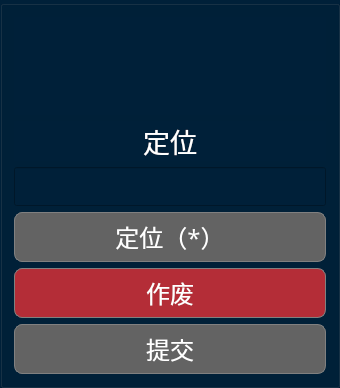
       <widget class="QGroupBox" name="groupBox_5">
        <property name="minimumSize">
         <size>
          <width>340</width>
          <height>363</height>
         </size>
        </property>
        <property name="styleSheet">
         <string notr="true">background-color: rgb(0, 32, 57);</string>
        </property>
        <property name="title">
         <string/>
        </property>
        <layout class="QVBoxLayout" name="verticalLayout_4">
         <item>
          <widget class="QLabel" name="label_locate">
           <property name="font">
            <font>
             <pointsize>32</pointsize>
             <weight>75</weight>
             <bold>true</bold>
            </font>
           </property>
           <property name="styleSheet">
            <string notr="true">color: rgb(255, 255, 255);</string>
           </property>
           <property name="text">
            <string>&lt;html&gt;&lt;head/&gt;&lt;body&gt;&lt;p&gt;&lt;br/&gt;&lt;/p&gt;&lt;/body&gt;&lt;/html&gt;</string>
           </property>
           <property name="alignment">
            <set>Qt::AlignCenter</set>
           </property>
          </widget>
         </item>
         <item>
          <widget class="QLabel" name="label">
           <property name="font">
            <font>
             <pointsize>20</pointsize>
            </font>
           </property>
           <property name="layoutDirection">
            <enum>Qt::LeftToRight</enum>
           </property>
           <property name="styleSheet">
            <string notr="true">color: rgb(255, 255, 255);</string>
           </property>
           <property name="text">
            <string>定位</string>
           </property>
           <property name="alignment">
            <set>Qt::AlignHCenter|Qt::AlignTop</set>
           </property>
           <property name="textInteractionFlags">
            <set>Qt::LinksAccessibleByMouse</set>
           </property>
          </widget>
         </item>
         <item>
          <widget class="QLineEdit" name="lineEdit_2">
           <property name="enabled">
            <bool>true</bool>
           </property>
           <property name="font">
            <font>
             <pointsize>20</pointsize>
            </font>
           </property>
           <property name="styleSheet">
            <string notr="true">color: rgb(255, 255, 255);</string>
           </property>
           <property name="text">
            <string/>
           </property>
           <property name="alignment">
            <set>Qt::AlignCenter</set>
           </property>
          </widget>
         </item>
         <item>
          <widget class="QPushButton" name="button_locate">
           <property name="enabled">
            <bool>false</bool>
           </property>
           <property name="minimumSize">
            <size>
             <width>0</width>
             <height>50</height>
            </size>
           </property>
           <property name="font">
            <font>
             <family>方正粗黑宋简体</family>
             <pointsize>18</pointsize>
            </font>
           </property>
           <property name="styleSheet">
            <string notr="true">QPushButton{color: rgb(255, 255, 255);background:rgb(180, 45, 55);border:1px solid grey; border-radius: 8px;}
QPushButton:hover{border-color:rgb(139,170,105)}
QPushButton:pressed{border-color:gray;background-color: rgb(114, 58, 62);}
QPushButton:disabled{border-color:gray;background-color: rgb(99, 99, 99);
}</string>
           </property>
           <property name="text">
            <string>定位（*）</string>
           </property>
           <property name="shortcut">
            <string>*</string>
           </property>
          </widget>
         </item>
         <item>
          <widget class="QPushButton" name="button_useless">
           <property name="enabled">
            <bool>true</bool>
           </property>
           <property name="minimumSize">
            <size>
             <width>0</width>
             <height>50</height>
            </size>
           </property>
           <property name="font">
            <font>
             <family>方正粗黑宋简体</family>
             <pointsize>18</pointsize>
             <weight>50</weight>
             <bold>false</bold>
            </font>
           </property>
           <property name="styleSheet">
            <string notr="true">QPushButton{color: rgb(255, 255, 255);background:rgb(180, 45, 55);border:1px solid grey; border-radius: 8px;}
QPushButton:hover{border-color:rgb(139,170,105)}
QPushButton:pressed{border-color:gray;background-color: rgb(114, 58, 62);}
QPushButton:disabled{border-color:gray;background-color: rgb(99, 99, 99);
}</string>
           </property>
           <property name="text">
            <string>作废</string>
           </property>
           <property name="shortcut">
            <string>0</string>
           </property>
          </widget>
         </item>
         <item>
          <widget class="QPushButton" name="button_summit">
           <property name="enabled">
            <bool>false</bool>
           </property>
           <property name="minimumSize">
            <size>
             <width>0</width>
             <height>50</height>
            </size>
           </property>
           <property name="font">
            <font>
             <family>方正粗黑宋简体</family>
             <pointsize>18</pointsize>
            </font>
           </property>
           <property name="styleSheet">
            <string notr="true">QPushButton{color: rgb(255, 255, 255);background:rgb(50, 73, 138);border:1px solid grey; border-radius: 8px;}
QPushButton:hover{border-color:rgb(139,170,105)}
QPushButton:pressed{border-color:gray;background-color:rgb(54, 65, 97);}
QPushButton:disabled{border-color:gray;background-color: rgb(99, 99, 99);
}</string>
           </property>
           <property name="text">
            <string>提交</string>
           </property>
          </widget>
         </item>
        </layout>
       </widget>
